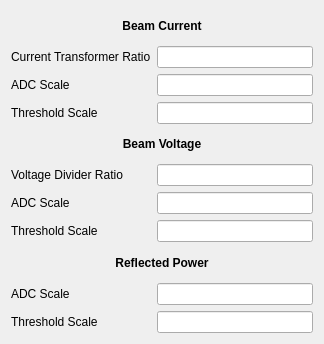
<?xml version="1.0" encoding="UTF-8"?>
<ui version="4.0">
 <class>Form</class>
 <widget class="QWidget" name="Form">
  <property name="geometry">
   <rect>
    <x>0</x>
    <y>0</y>
    <width>324</width>
    <height>344</height>
   </rect>
  </property>
  <property name="windowTitle">
   <string>${DEV} - RTM Scale Factors</string>
  </property>
  <layout class="QVBoxLayout" name="verticalLayout">
   <item>
    <layout class="QGridLayout" name="gridLayout">
     <item row="5" column="0">
      <widget class="QLabel" name="label_6">
       <property name="text">
        <string>Voltage Divider Ratio</string>
       </property>
      </widget>
     </item>
     <item row="9" column="0">
      <widget class="QLabel" name="label_10">
       <property name="text">
        <string>ADC Scale</string>
       </property>
      </widget>
     </item>
     <item row="2" column="0">
      <widget class="QLabel" name="label_3">
       <property name="text">
        <string>ADC Scale</string>
       </property>
      </widget>
     </item>
     <item row="0" column="0" colspan="2">
      <widget class="QLabel" name="label">
       <property name="font">
        <font>
         <weight>75</weight>
         <bold>true</bold>
        </font>
       </property>
       <property name="text">
        <string>Beam Current</string>
       </property>
       <property name="alignment">
        <set>Qt::AlignCenter</set>
       </property>
      </widget>
     </item>
     <item row="1" column="0">
      <widget class="QLabel" name="label_2">
       <property name="text">
        <string>Current Transformer Ratio</string>
       </property>
      </widget>
     </item>
     <item row="6" column="0">
      <widget class="QLabel" name="label_7">
       <property name="text">
        <string>ADC Scale</string>
       </property>
      </widget>
     </item>
     <item row="7" column="0">
      <widget class="QLabel" name="label_8">
       <property name="text">
        <string>Threshold Scale</string>
       </property>
      </widget>
     </item>
     <item row="3" column="0">
      <widget class="QLabel" name="label_4">
       <property name="text">
        <string>Threshold Scale</string>
       </property>
      </widget>
     </item>
     <item row="4" column="0" colspan="2">
      <widget class="QLabel" name="label_5">
       <property name="font">
        <font>
         <weight>75</weight>
         <bold>true</bold>
        </font>
       </property>
       <property name="text">
        <string>Beam Voltage</string>
       </property>
       <property name="alignment">
        <set>Qt::AlignCenter</set>
       </property>
      </widget>
     </item>
     <item row="1" column="1">
      <widget class="PyDMLineEdit" name="PyDMLineEdit">
       <property name="toolTip">
        <string/>
       </property>
       <property name="alarmSensitiveContent" stdset="0">
        <bool>true</bool>
       </property>
       <property name="channel" stdset="0">
        <string>ca://${DEV}:CURR</string>
       </property>
      </widget>
     </item>
     <item row="2" column="1">
      <widget class="PyDMLineEdit" name="PyDMLineEdit_2">
       <property name="toolTip">
        <string/>
       </property>
       <property name="alarmSensitiveContent" stdset="0">
        <bool>true</bool>
       </property>
       <property name="channel" stdset="0">
        <string>ca://${DEV}:BC_WF_SCALE</string>
       </property>
      </widget>
     </item>
     <item row="3" column="1">
      <widget class="PyDMLineEdit" name="PyDMLineEdit_3">
       <property name="toolTip">
        <string/>
       </property>
       <property name="alarmSensitiveContent" stdset="0">
        <bool>true</bool>
       </property>
       <property name="channel" stdset="0">
        <string>ca://${DEV}:BC_ILK_SCALE</string>
       </property>
      </widget>
     </item>
     <item row="10" column="0">
      <widget class="QLabel" name="label_11">
       <property name="text">
        <string>Threshold Scale</string>
       </property>
      </widget>
     </item>
     <item row="8" column="0" colspan="2">
      <widget class="QLabel" name="label_9">
       <property name="font">
        <font>
         <weight>75</weight>
         <bold>true</bold>
        </font>
       </property>
       <property name="text">
        <string>Reflected Power</string>
       </property>
       <property name="alignment">
        <set>Qt::AlignCenter</set>
       </property>
      </widget>
     </item>
     <item row="5" column="1">
      <widget class="PyDMLineEdit" name="PyDMLineEdit_4">
       <property name="toolTip">
        <string/>
       </property>
       <property name="alarmSensitiveContent" stdset="0">
        <bool>true</bool>
       </property>
       <property name="channel" stdset="0">
        <string>ca://${DEV}:DIVR</string>
       </property>
      </widget>
     </item>
     <item row="6" column="1">
      <widget class="PyDMLineEdit" name="PyDMLineEdit_5">
       <property name="toolTip">
        <string/>
       </property>
       <property name="alarmSensitiveContent" stdset="0">
        <bool>true</bool>
       </property>
       <property name="channel" stdset="0">
        <string>ca://${DEV}:BV_WF_SCALE</string>
       </property>
      </widget>
     </item>
     <item row="7" column="1">
      <widget class="PyDMLineEdit" name="PyDMLineEdit_6">
       <property name="toolTip">
        <string/>
       </property>
       <property name="alarmSensitiveContent" stdset="0">
        <bool>true</bool>
       </property>
       <property name="channel" stdset="0">
        <string>ca://${DEV}:BV_ILK_SCALE</string>
       </property>
      </widget>
     </item>
     <item row="9" column="1">
      <widget class="PyDMLineEdit" name="PyDMLineEdit_7">
       <property name="toolTip">
        <string/>
       </property>
       <property name="alarmSensitiveContent" stdset="0">
        <bool>true</bool>
       </property>
       <property name="channel" stdset="0">
        <string>ca://${DEV}:RE_WF_SCALE</string>
       </property>
      </widget>
     </item>
     <item row="10" column="1">
      <widget class="PyDMLineEdit" name="PyDMLineEdit_8">
       <property name="toolTip">
        <string/>
       </property>
       <property name="alarmSensitiveContent" stdset="0">
        <bool>true</bool>
       </property>
       <property name="channel" stdset="0">
        <string>ca://${DEV}:RE_ILK_SCALE</string>
       </property>
      </widget>
     </item>
    </layout>
   </item>
  </layout>
 </widget>
 <customwidgets>
  <customwidget>
   <class>PyDMLineEdit</class>
   <extends>QLineEdit</extends>
   <header>pydm.widgets.line_edit</header>
  </customwidget>
 </customwidgets>
 <resources/>
 <connections/>
</ui>
